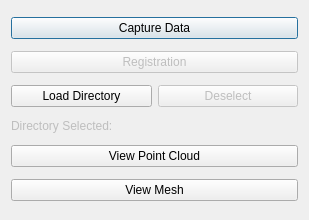
<?xml version="1.0" encoding="UTF-8"?>
<ui version="4.0">
 <class>Dialog</class>
 <widget class="QDialog" name="Dialog">
  <property name="geometry">
   <rect>
    <x>0</x>
    <y>0</y>
    <width>309</width>
    <height>220</height>
   </rect>
  </property>
  <property name="windowTitle">
   <string>PointCloudProject</string>
  </property>
  <layout class="QVBoxLayout" name="verticalLayout">
   <item>
    <widget class="QPushButton" name="CaptureData">
     <property name="sizePolicy">
      <sizepolicy hsizetype="Preferred" vsizetype="Maximum">
       <horstretch>0</horstretch>
       <verstretch>0</verstretch>
      </sizepolicy>
     </property>
     <property name="text">
      <string>Capture Data</string>
     </property>
    </widget>
   </item>
   <item>
    <layout class="QHBoxLayout" name="horizontalLayout_2">
     <item>
      <widget class="QPushButton" name="Reg">
       <property name="enabled">
        <bool>false</bool>
       </property>
       <property name="sizePolicy">
        <sizepolicy hsizetype="Preferred" vsizetype="Maximum">
         <horstretch>0</horstretch>
         <verstretch>0</verstretch>
        </sizepolicy>
       </property>
       <property name="text">
        <string>Registration</string>
       </property>
      </widget>
     </item>
    </layout>
   </item>
   <item>
    <layout class="QHBoxLayout" name="horizontalLayout">
     <item>
      <widget class="QPushButton" name="LoadDir">
       <property name="sizePolicy">
        <sizepolicy hsizetype="Preferred" vsizetype="Maximum">
         <horstretch>0</horstretch>
         <verstretch>0</verstretch>
        </sizepolicy>
       </property>
       <property name="text">
        <string>Load Directory</string>
       </property>
      </widget>
     </item>
     <item>
      <widget class="QPushButton" name="Deselect">
       <property name="enabled">
        <bool>false</bool>
       </property>
       <property name="sizePolicy">
        <sizepolicy hsizetype="Preferred" vsizetype="Maximum">
         <horstretch>0</horstretch>
         <verstretch>0</verstretch>
        </sizepolicy>
       </property>
       <property name="text">
        <string>Deselect</string>
       </property>
      </widget>
     </item>
    </layout>
   </item>
   <item>
    <widget class="QLabel" name="DirText">
     <property name="enabled">
      <bool>false</bool>
     </property>
     <property name="sizePolicy">
      <sizepolicy hsizetype="Preferred" vsizetype="Maximum">
       <horstretch>0</horstretch>
       <verstretch>0</verstretch>
      </sizepolicy>
     </property>
     <property name="text">
      <string>Directory Selected:</string>
     </property>
    </widget>
   </item>
   <item>
    <widget class="QPushButton" name="ViewPointCloud">
     <property name="enabled">
      <bool>true</bool>
     </property>
     <property name="sizePolicy">
      <sizepolicy hsizetype="Preferred" vsizetype="Maximum">
       <horstretch>0</horstretch>
       <verstretch>0</verstretch>
      </sizepolicy>
     </property>
     <property name="text">
      <string>View Point Cloud</string>
     </property>
    </widget>
   </item>
   <item>
    <widget class="QPushButton" name="ViewMesh">
     <property name="sizePolicy">
      <sizepolicy hsizetype="Preferred" vsizetype="Maximum">
       <horstretch>0</horstretch>
       <verstretch>0</verstretch>
      </sizepolicy>
     </property>
     <property name="text">
      <string>View Mesh</string>
     </property>
    </widget>
   </item>
  </layout>
 </widget>
 <resources/>
 <connections/>
</ui>
